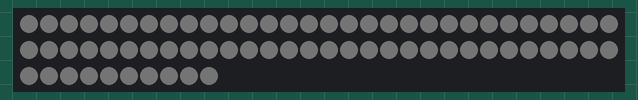
Simulated run of this sketch. Board: Arduino Uno, built with avr-gcc and run on an emulated ATmega328P. On the bench: 70 RGB LEDs in strip order, left to right, continuing on the next row. Dim RGB values are drawn brighter than linear.

Above: at 0.15 s.

The sketch:

HSV_RGB.ino
```cpp
#include "FastLED.h"            // 此示例程序需要使用FastLED库

#define NUM_LEDS 70             // LED灯珠数量
#define LED_DT 3                // Arduino输出控制信号引脚
#define LED_TYPE WS2811         // LED灯带型号
#define COLOR_ORDER RGB         // RGB灯珠中红色、绿色、蓝色LED的排列顺序

uint8_t max_bright = 30;       // LED亮度控制变量，可使用数值为 0 ～ 255， 数值越大则光带亮度越高

CRGB leds[NUM_LEDS];     // 建立光带leds

CHSV myHSVcolor(80,255,200);    //HSV方法定义颜色  myHSVcolor（色调，饱和度，明亮度）
CRGB myRGBcolor(0,0,0);         //RGB方法定义颜色  myRGBcolor（红色，绿色，蓝色）

void setup() {

  LEDS.addLeds<LED_TYPE, LED_DT, COLOR_ORDER>(leds, NUM_LEDS);  // 初始化光带

  FastLED.setBrightness(max_bright);                            // 设置光带亮度
}

void loop () {
//  演示如何使用方法改变CHSV颜色的某一个数值
//  myHSVcolor.h++;  // 修改HSV定义颜色的单一数值
//                   // myHSVcolor.h为myHSVcolor的色调数值

//  myHSVcolor.s++;  // 修改HSV定义颜色的单一数值
//                   // myHSVcolor.h为myHSVcolor的饱和度数值

//  myHSVcolor.v++;   // 修改HSV定义颜色的单一数值
                    // myHSVcolor.h为myHSVcolor的明亮度数值

//  演示如何使用方法改变CRGB颜色的某一个数值
 myRGBcolor.r++;  // 修改HSV定义颜色的单一数值
                  // myHSVcolor.h为myHSVcolor的色调数值

 myRGBcolor.g++;  // 修改HSV定义颜色的单一数值
                  // myHSVcolor.h为myHSVcolor的饱和度数值

 myRGBcolor.b++;   // 修改HSV定义颜色的单一数值
                    // myHSVcolor.h为myHSVcolor的明亮度数值

//HSV颜色对应
  myHSVcolor.h = 0.577 * 255;
  myHSVcolor.s = 0.0588 * 255;
  myHSVcolor.v = 1.0000 * 255;

//RGB颜色对应
//  myRGBcolor.r = 240;
//  myRGBcolor.g = 248;
//  myRGBcolor.b = 255;

//  fill_solid(leds, NUM_LEDS, myHSVcolor);
  fill_solid(leds, NUM_LEDS, myRGBcolor);
  FastLED.show();
  delay(10);
}
```
